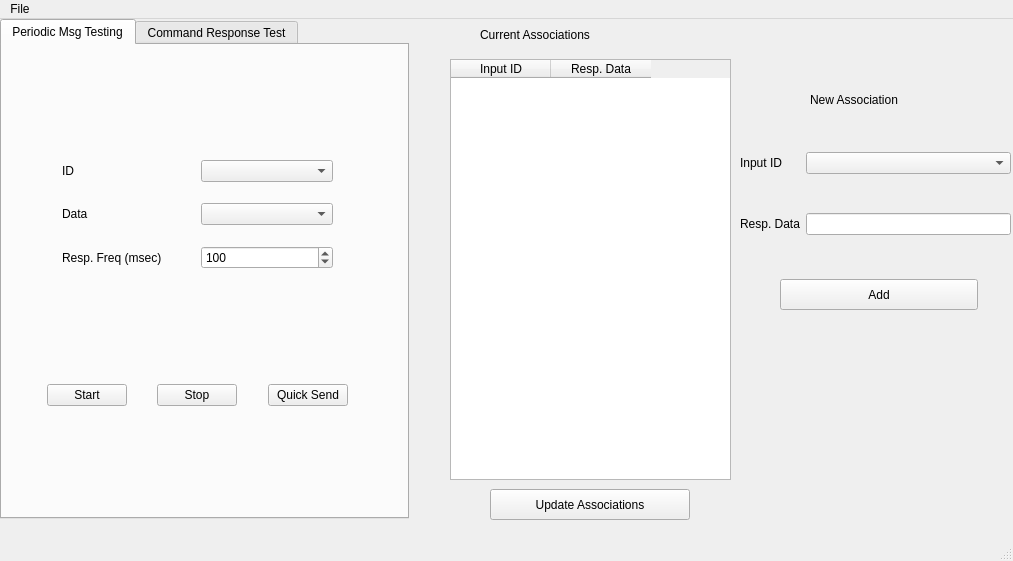
<?xml version="1.0" encoding="UTF-8"?>
<ui version="4.0">
 <class>MainWindow</class>
 <widget class="QMainWindow" name="MainWindow">
  <property name="geometry">
   <rect>
    <x>0</x>
    <y>0</y>
    <width>1013</width>
    <height>561</height>
   </rect>
  </property>
  <property name="windowTitle">
   <string>MainWindow</string>
  </property>
  <widget class="QWidget" name="centralwidget">
   <widget class="QWidget" name="">
    <property name="geometry">
     <rect>
      <x>740</x>
      <y>100</y>
      <width>271</width>
      <height>151</height>
     </rect>
    </property>
    <layout class="QGridLayout" name="gridLayout_2">
     <item row="1" column="1">
      <widget class="QLineEdit" name="newAssocData"/>
     </item>
     <item row="0" column="0">
      <widget class="QLabel" name="label_4">
       <property name="text">
        <string>Input ID</string>
       </property>
      </widget>
     </item>
     <item row="1" column="0">
      <widget class="QLabel" name="label_5">
       <property name="text">
        <string>Resp. Data</string>
       </property>
      </widget>
     </item>
     <item row="0" column="1">
      <widget class="QComboBox" name="newAssocID"/>
     </item>
    </layout>
   </widget>
   <widget class="QPushButton" name="addAssociationbtn">
    <property name="geometry">
     <rect>
      <x>780</x>
      <y>260</y>
      <width>198</width>
      <height>31</height>
     </rect>
    </property>
    <property name="text">
     <string>Add</string>
    </property>
   </widget>
   <widget class="QPushButton" name="updateLookupTablebtn">
    <property name="geometry">
     <rect>
      <x>490</x>
      <y>470</y>
      <width>200</width>
      <height>31</height>
     </rect>
    </property>
    <property name="text">
     <string>Update Associations</string>
    </property>
   </widget>
   <widget class="QTableWidget" name="cmdRespAssocTbl">
    <property name="geometry">
     <rect>
      <x>450</x>
      <y>40</y>
      <width>281</width>
      <height>421</height>
     </rect>
    </property>
    <property name="maximumSize">
     <size>
      <width>10000</width>
      <height>10000</height>
     </size>
    </property>
    <column>
     <property name="text">
      <string>Input ID</string>
     </property>
    </column>
    <column>
     <property name="text">
      <string>Resp. Data</string>
     </property>
    </column>
   </widget>
   <widget class="QLabel" name="label_6">
    <property name="geometry">
     <rect>
      <x>480</x>
      <y>0</y>
      <width>151</width>
      <height>31</height>
     </rect>
    </property>
    <property name="text">
     <string>Current Associations</string>
    </property>
   </widget>
   <widget class="QTabWidget" name="tabWidget">
    <property name="geometry">
     <rect>
      <x>0</x>
      <y>0</y>
      <width>409</width>
      <height>500</height>
     </rect>
    </property>
    <property name="maximumSize">
     <size>
      <width>1000</width>
      <height>500</height>
     </size>
    </property>
    <property name="currentIndex">
     <number>0</number>
    </property>
    <widget class="QWidget" name="tab">
     <attribute name="title">
      <string>Periodic Msg Testing</string>
     </attribute>
     <widget class="QWidget" name="gridLayoutWidget">
      <property name="geometry">
       <rect>
        <x>60</x>
        <y>100</y>
        <width>271</width>
        <height>140</height>
       </rect>
      </property>
      <layout class="QGridLayout" name="gridLayout_3">
       <item row="1" column="0">
        <widget class="QLabel" name="label_8">
         <property name="text">
          <string>Data</string>
         </property>
        </widget>
       </item>
       <item row="2" column="0">
        <widget class="QLabel" name="label_9">
         <property name="text">
          <string>Resp. Freq (msec)</string>
         </property>
        </widget>
       </item>
       <item row="0" column="0">
        <widget class="QLabel" name="label_10">
         <property name="text">
          <string>ID</string>
         </property>
        </widget>
       </item>
       <item row="0" column="1">
        <widget class="QComboBox" name="pMsgID"/>
       </item>
       <item row="1" column="1">
        <widget class="QComboBox" name="pMsgData"/>
       </item>
       <item row="2" column="1">
        <widget class="QSpinBox" name="pMsgFreqspin">
         <property name="maximum">
          <number>10000</number>
         </property>
         <property name="singleStep">
          <number>10</number>
         </property>
         <property name="value">
          <number>100</number>
         </property>
        </widget>
       </item>
      </layout>
     </widget>
     <widget class="QWidget" name="horizontalLayoutWidget_3">
      <property name="geometry">
       <rect>
        <x>20</x>
        <y>310</y>
        <width>351</width>
        <height>80</height>
       </rect>
      </property>
      <layout class="QHBoxLayout" name="horizontalLayout_4">
       <item>
        <spacer name="horizontalSpacer_8">
         <property name="orientation">
          <enum>Qt::Horizontal</enum>
         </property>
         <property name="sizeHint" stdset="0">
          <size>
           <width>40</width>
           <height>20</height>
          </size>
         </property>
        </spacer>
       </item>
       <item>
        <widget class="QPushButton" name="startTimedSendbtn">
         <property name="text">
          <string>Start</string>
         </property>
        </widget>
       </item>
       <item>
        <spacer name="horizontalSpacer_9">
         <property name="orientation">
          <enum>Qt::Horizontal</enum>
         </property>
         <property name="sizeHint" stdset="0">
          <size>
           <width>40</width>
           <height>20</height>
          </size>
         </property>
        </spacer>
       </item>
       <item>
        <widget class="QPushButton" name="stopTimedSendbtn">
         <property name="text">
          <string>Stop</string>
         </property>
        </widget>
       </item>
       <item>
        <spacer name="horizontalSpacer_10">
         <property name="orientation">
          <enum>Qt::Horizontal</enum>
         </property>
         <property name="sizeHint" stdset="0">
          <size>
           <width>40</width>
           <height>20</height>
          </size>
         </property>
        </spacer>
       </item>
       <item>
        <widget class="QPushButton" name="quickSendbtn">
         <property name="text">
          <string>Quick Send</string>
         </property>
        </widget>
       </item>
       <item>
        <spacer name="horizontalSpacer_11">
         <property name="orientation">
          <enum>Qt::Horizontal</enum>
         </property>
         <property name="sizeHint" stdset="0">
          <size>
           <width>40</width>
           <height>20</height>
          </size>
         </property>
        </spacer>
       </item>
      </layout>
     </widget>
    </widget>
    <widget class="QWidget" name="tab_2">
     <attribute name="title">
      <string>Command Response Test</string>
     </attribute>
     <widget class="QWidget" name="horizontalLayoutWidget_2">
      <property name="geometry">
       <rect>
        <x>80</x>
        <y>370</y>
        <width>228</width>
        <height>80</height>
       </rect>
      </property>
      <layout class="QHBoxLayout" name="horizontalLayout_2">
       <item>
        <spacer name="horizontalSpacer_5">
         <property name="orientation">
          <enum>Qt::Horizontal</enum>
         </property>
         <property name="sizeHint" stdset="0">
          <size>
           <width>40</width>
           <height>20</height>
          </size>
         </property>
        </spacer>
       </item>
       <item>
        <widget class="QPushButton" name="cmdRespStartbtn">
         <property name="text">
          <string>Start</string>
         </property>
        </widget>
       </item>
       <item>
        <spacer name="horizontalSpacer_6">
         <property name="orientation">
          <enum>Qt::Horizontal</enum>
         </property>
         <property name="sizeHint" stdset="0">
          <size>
           <width>40</width>
           <height>20</height>
          </size>
         </property>
        </spacer>
       </item>
       <item>
        <widget class="QPushButton" name="cmdRespStopbtn">
         <property name="text">
          <string>Stop</string>
         </property>
        </widget>
       </item>
       <item>
        <spacer name="horizontalSpacer_7">
         <property name="orientation">
          <enum>Qt::Horizontal</enum>
         </property>
         <property name="sizeHint" stdset="0">
          <size>
           <width>40</width>
           <height>20</height>
          </size>
         </property>
        </spacer>
       </item>
      </layout>
     </widget>
     <widget class="QTableWidget" name="IOLog">
      <property name="geometry">
       <rect>
        <x>40</x>
        <y>40</y>
        <width>311</width>
        <height>321</height>
       </rect>
      </property>
      <column>
       <property name="text">
        <string>ID</string>
       </property>
      </column>
      <column>
       <property name="text">
        <string>Output</string>
       </property>
      </column>
      <column>
       <property name="text">
        <string>CRC</string>
       </property>
      </column>
     </widget>
     <widget class="QLabel" name="label_11">
      <property name="geometry">
       <rect>
        <x>130</x>
        <y>10</y>
        <width>121</width>
        <height>21</height>
       </rect>
      </property>
      <property name="text">
       <string>Data Recieved</string>
      </property>
     </widget>
    </widget>
   </widget>
   <widget class="QLabel" name="label_7">
    <property name="geometry">
     <rect>
      <x>810</x>
      <y>70</y>
      <width>131</width>
      <height>21</height>
     </rect>
    </property>
    <property name="text">
     <string>New Association</string>
    </property>
   </widget>
  </widget>
  <widget class="QMenuBar" name="menubar">
   <property name="geometry">
    <rect>
     <x>0</x>
     <y>0</y>
     <width>1013</width>
     <height>27</height>
    </rect>
   </property>
   <widget class="QMenu" name="menuFile">
    <property name="title">
     <string>File</string>
    </property>
    <addaction name="actionHelp"/>
    <addaction name="actionSettings"/>
   </widget>
   <addaction name="menuFile"/>
  </widget>
  <widget class="QStatusBar" name="statusbar"/>
  <action name="actionHelp">
   <property name="text">
    <string>Help</string>
   </property>
  </action>
  <action name="actionSettings">
   <property name="text">
    <string>Settings</string>
   </property>
  </action>
 </widget>
 <resources/>
 <connections/>
</ui>
